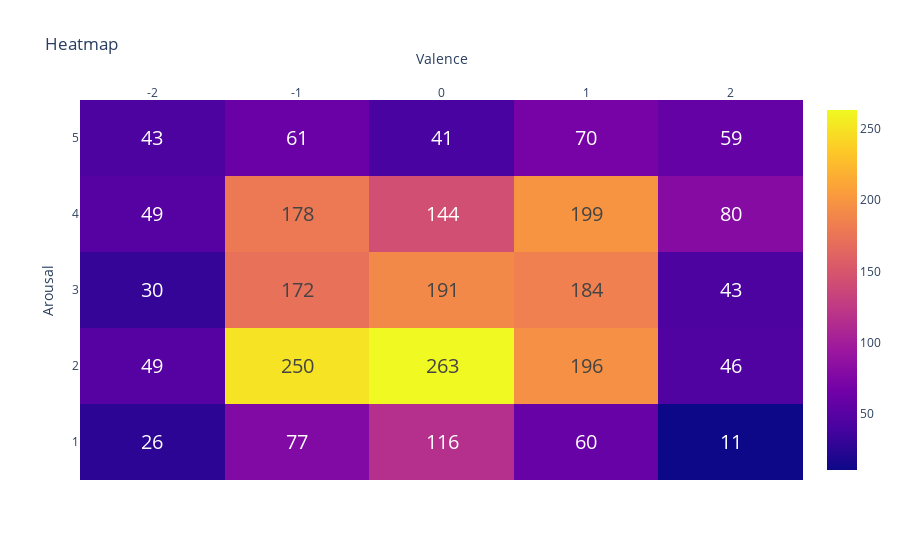

Notebook cell for this chart:
### Code cell
import plotly.graph_objects as go
fig = go.Figure(data=go.Heatmap(
                   z=np.reshape(np.array(group_arou['class']), (5, 5)).T,
                   x=['-2', '-1', '0', '1', '2'],
                   y=['1', '2', '3', '4', '5'],
                   text=np.reshape(np.array(group_arou['class']), (5, 5)).T,
                   texttemplate="%{text}",
                   textfont={"size":20}
                   ))

fig.update_xaxes(side="top")
fig.update_layout(
    title='Heatmap',
    xaxis_title="Valence",
    yaxis_title="Arousal",
    legend_title="Count",
    )

fig.show()

### Figure 1 — Plotly figure (JSON) as saved in the notebook; plotly's stock layout.template omitted (floating-point values rounded to 4 significant figures)
{"data": [{"text": [[26, 77, 116, 60, 11], [49, 250, 263, 196, 46], [30, 172, 191, 184, 43], [49, 178, 144, 199, 80], [43, 61, 41, 70, 59]], "textfont": {"size": 20}, "texttemplate": "%{text}", "x": ["-2", "-1", "0", "1", "2"], "y": ["1", "2", "3", "4", "5"], "z": [[26, 77, 116, 60, 11], [49, 250, 263, 196, 46], [30, 172, 191, 184, 43], [49, 178, 144, 199, 80], [43, 61, 41, 70, 59]], "type": "heatmap"}], "layout": {"xaxis": {"side": "top", "title": {"text": "Valence"}}, "title": {"text": "Heatmap"}, "yaxis": {"title": {"text": "Arousal"}}, "legend": {"title": {"text": "Count"}}}}
